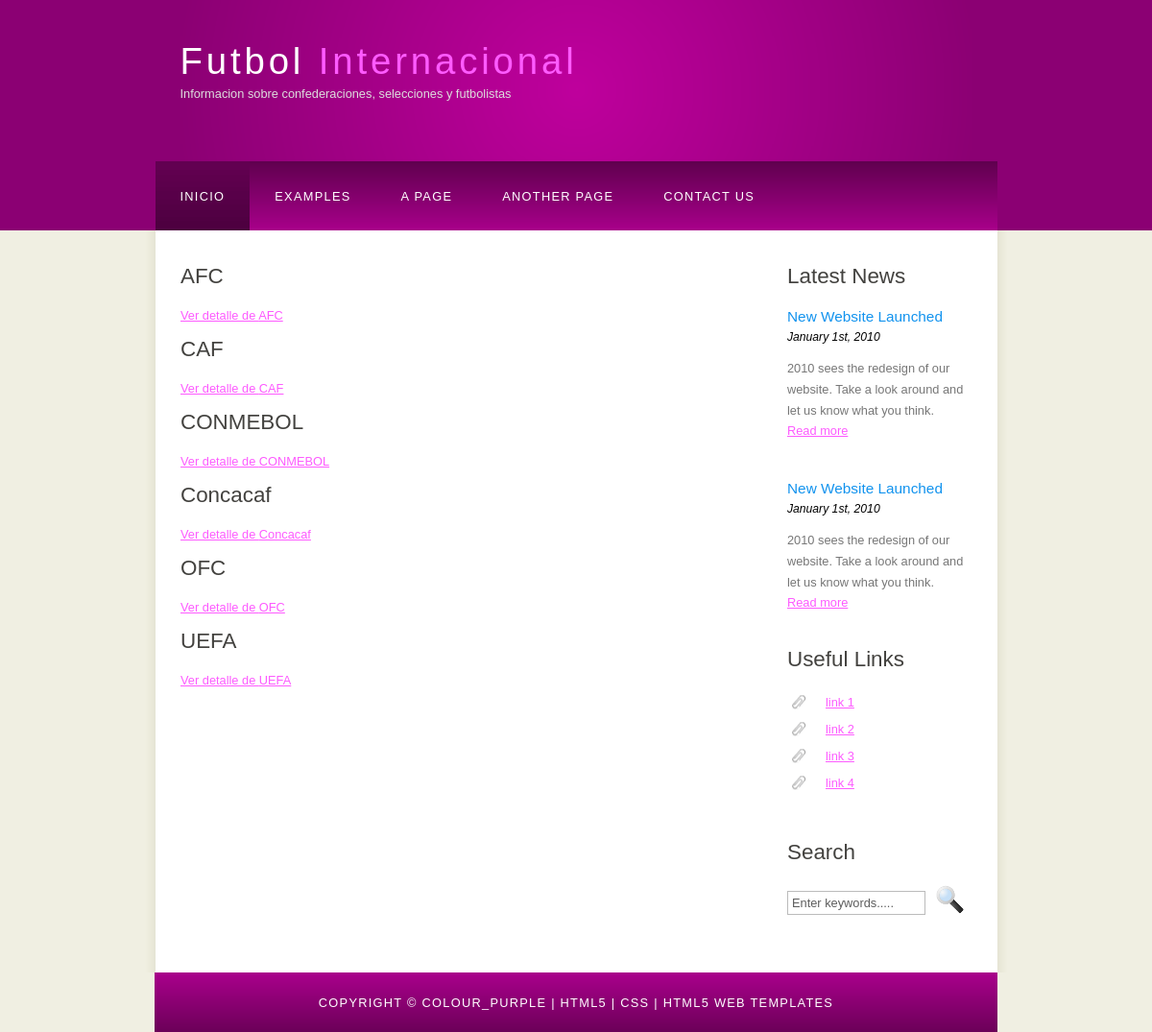
/seleccionesAPP/listaConfederaciones/, run on the app's committed database.
### seleccionesAPP/models.py (models this page shows, shortened)
class Confederacion(models.Model):
    nombre = models.CharField(max_length=100)
    continente = models.CharField(max_length=50)

### seleccionesAPP/views.py (the view)
# urls.py: path('listaConfederaciones/', views.listaConfederacion,name='listaConfederacion'),
def listaConfederacion(request):
    confederacion = Confederacion.objects.order_by('nombre')
    contexto = {'confederacion_list' : confederacion}
    return render(request, 'listaConfederacion.html', contexto)

### seleccionesAPP/templates/listaConfederacion.html
{% extends 'base.html' %}
{% block contenido %}
{% for confederacion in confederacion_list%}
<h1> {{ confederacion.nombre }}</h1>
<a href="{% url 'detalleConfederacion' confederacion.id%}">Ver detalle de {{ confederacion.nombre }}</a>
{% empty %}
    <p>No hay marcas disponibles.</p>
{% endfor %}
{% endblock %}

### seleccionesAPP/static/style/style.css (style rules this page uses)
html { height: 100%; }
* { margin: 0; padding: 0; }
body { font: normal .80em 'trebuchet ms', arial, sans-serif; background: #F0EFE2; color: #777; }
h1, h2, h3, h4, h5, h6 { font: normal 175% 'century gothic', arial, sans-serif; color: #43423F; margin: 0 0 15px 0; padding: 15px 0 5px 0; }
a, a:hover { outline: none; text-decoration: underline; color: #FD5BFF; }

### data on the page
Confederacion: nombre "AFC"
Confederacion: nombre "CAF"
Confederacion: nombre "CONMEBOL"
Confederacion: nombre "Concacaf"
Confederacion: nombre "OFC"
Confederacion: nombre "UEFA"
